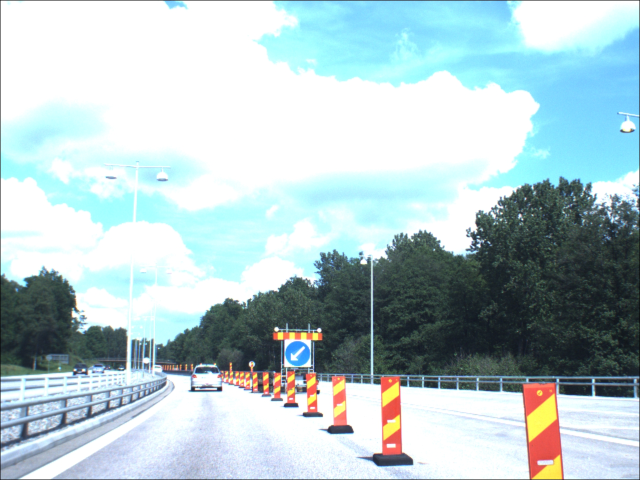
#> input picture fd_image/traffic5.jpg, 1280 x 960 px (shown at 1/2 size)
$ jupyter execute --allow-errors fourier_descriptor.ipynb   (older library calls are emulated)
#> lines starting #> are read from the running program, lines starting #| are printed output that depends on the picture; after the words box and inside, x2 and y2 are one past the last pixel; in counts of white or black regions, pixels touching at a corner belong together
[cell 1]
import numpy as np
import cv2

[cell 2]
# [36 lines left out: functions truncate_descriptor, reconstruct, not called in this run]

[cell 3]
# [13 lines left out: function flip, not called in this run]

def contour(img, mode='c'):
    imgray = cv2.cvtColor(img, cv2.COLOR_BGR2GRAY)
    if mode == 'c':
        ret, thresh = cv2.threshold(imgray, 127, 255, 0)
    else:
        thresh = cv2.adaptiveThreshold(imgray, 255, cv2.ADAPTIVE_THRESH_GAUSSIAN_C, cv2.THRESH_BINARY, 81, -5)
    _, cnts, hierarchy = cv2.findContours(thresh, cv2.RETR_TREE, cv2.CHAIN_APPROX_NONE)
    mask = range(len(cnts))
    if mode == 'q':
        threshold = [80, 400]
        mask = np.where(np.array([threshold[0]<len(n)<threshold[1] for n in cnts]) > 0)[0]
#     outer: counter-clockwise, inner: clockwise, need to flip to align to counter-clockwise
    print('Contour size:', np.asarray(cnts).shape)
    cnts = flip(cnts, hierarchy, mask)
    return cnts

# [38 lines left out: functions fourier_descriptor, translation, scaling, invarient_fd, geometry, not called in this run]

[cell 4]
def correlation(IMG_Q, img_C):
    img_Q = cv2.imread(IMG_Q['IMG'])
#> img_Q is the input picture: shape (960, 1280, 3); mean B, G, R 202.6, 198.9, 178.2
    img_C = cv2.imread(IMG_C['IMG'])
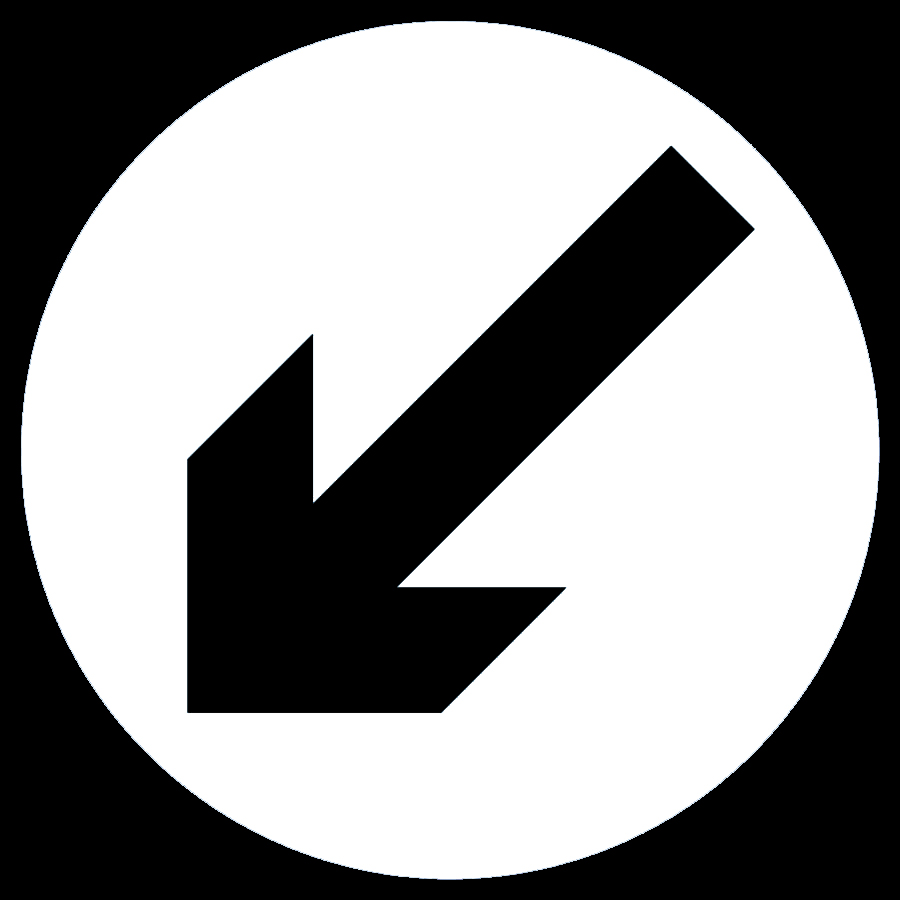
#> input picture fd_image/sign1.jpg, 900 x 900 px
#> img_C is the input picture: shape (900, 900, 3); mean B, G, R 142.1, 142, 141.9
    cnts_Q = contour(img_Q, IMG_Q['mode'])
#> in contour, `imgray = cv2.cvtColor(img, cv2.COLOR_BGR2GRAY)`:
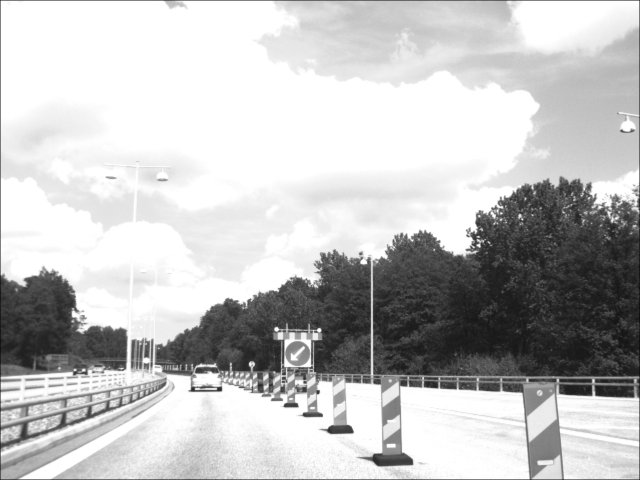
#> imgray: shape (960, 1280) (shown at 1/2 size); min 0, max 255, mean 193.2
#> in contour, `thresh = cv2.adaptiveThreshold(imgray, 255, cv2.ADAPTIVE_THRESH_GAUSSI..`:
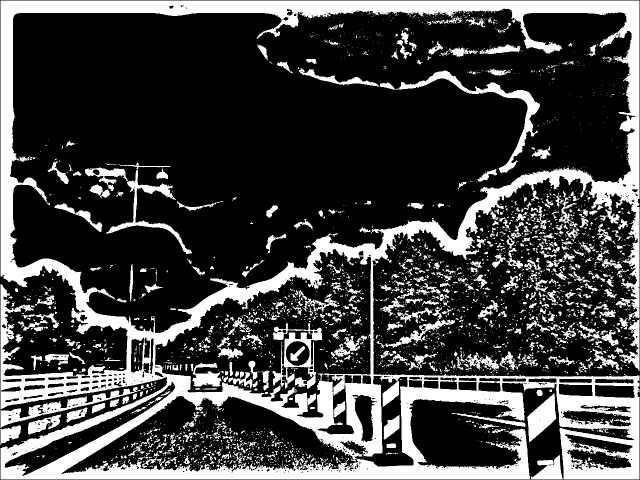
#> thresh: shape (960, 1280) (shown at 1/2 size); 25.7% white; 3800 white regions (3213 under 20 px)
#> in contour, `_, cnts, hierarchy = cv2.findContours(thresh, cv2.RETR_TREE, cv2.CHAIN..`: cnts = 5003 contours, 4466 with area under 20; largest, box (x1, y1, x2, y2) and area: (1, 1, 1279, 959) 956485, (19, 16, 1270, 667) 574624, (309, 497, 743, 837) 80650, (122, 791, 717, 949) 50662, (8, 763, 351, 953) 9610
#> in contour, `mask = np.where(np.array([threshold[0]<len(n)<threshold[1] for n in cn..`: mask = 124 values from 1 to 4937
    cnts_C = contour(img_C, IMG_C['mode'])
#     seems not invarient to index-shift
#     cnts_Q[0] = np.roll(cnts_Q[0], 50, 0)
    v_C = geometry(img_C, cnts_C)
    fd_Q = fourier_descriptor(cnts_Q)
    fd_C = fourier_descriptor(cnts_C)
    shape = np.array([len(fd_Q), len(fd_C)])
    correlate_QC = np.zeros(shape)
    s_QC = np.zeros(shape)
    t_QC = np.zeros(np.append(shape, 2))
    for j in range(shape[0]):
        for k in range(shape[1]):
#             pick the first several most important points
            shorter = min(len(fd_Q[j]), len(fd_C[k]))
            fd_Q_j, c_Q, t_Q, s_Q = invarient_fd(fd_Q[j], shorter)
            fd_C_k, c_C, t_C, s_C = invarient_fd(fd_C[k], shorter)
            s_QC[j, k] = s_Q / s_C
            t_QC[j, k] = t_Q - t_C
#             if we want to neglect index-shift, we need to roll the original contour and pick the same length fd
            correlate = np.abs(np.correlate(c_Q, c_C))*shorter
#             print(correlate)
            correlate = 2 - 2 * correlate
            correlate_QC[j, k] = correlate
#     need element-wise threshold for each prototype contour
    M = np.where(correlate_QC < 0.2)
    fit = []
    s_cut = 0.8
    d_cut = 0.7
    for i in range(len(M[0])):
        j = M[0][i]
        k = M[1][i]
        v_jk = s_QC[j, k] * v_C[k] + t_QC[j, k]
        pair = [j]
        for i_ in range(len(M[0])):
            j_ = M[0][i_]
            k_ = M[1][i_]
            if k_ == k or j_ == j:
                continue
#             some problem in scaling and translation
            s_similar = s_QC[j_, k_] / s_QC[j, k]
            v_j_k_ = s_QC[j_, k_] * v_C[k_] + t_QC[j_, k_]
            d_similar = v_j_k_ / v_jk
            if s_cut<s_similar<1/s_cut and d_cut<d_similar.min() and d_similar.max()<1/d_cut:
                pair.append(j_)
# [5 lines of commented-out code are left out]
        if len(pair) >= shape[1]:
            fit.append(pair)
#             print('pair:', pair)
    if IMG_Q['draw']:
        img = cv2.drawContours(img_Q ,cnts_Q, -1, (0,255,255), 2)
        for i in M[0]:
            img = cv2.drawContours(img ,cnts_Q, i, (0,0,255), 2)
        for pair in fit:
            for i in pair:
                img = cv2.drawContours(img ,cnts_Q, i, (0,255,0), 2)
        img = cv2.resize(img, (int(img.shape[1]*11/16), int(img.shape[0]*11/16)))
        cv2.imshow('img', img)
        cv2.waitKey()
        cv2.destroyAllWindows()
    if IMG_C['draw']:
        img = cv2.drawContours(img_C ,cnts_C, -1, (0,255,255), 2)
        img = cv2.resize(img, (int(img.shape[1]*11/16), int(img.shape[0]*11/16)))
        cv2.imshow('img', img)
        cv2.waitKey()
        cv2.destroyAllWindows()
    return correlate_QC
